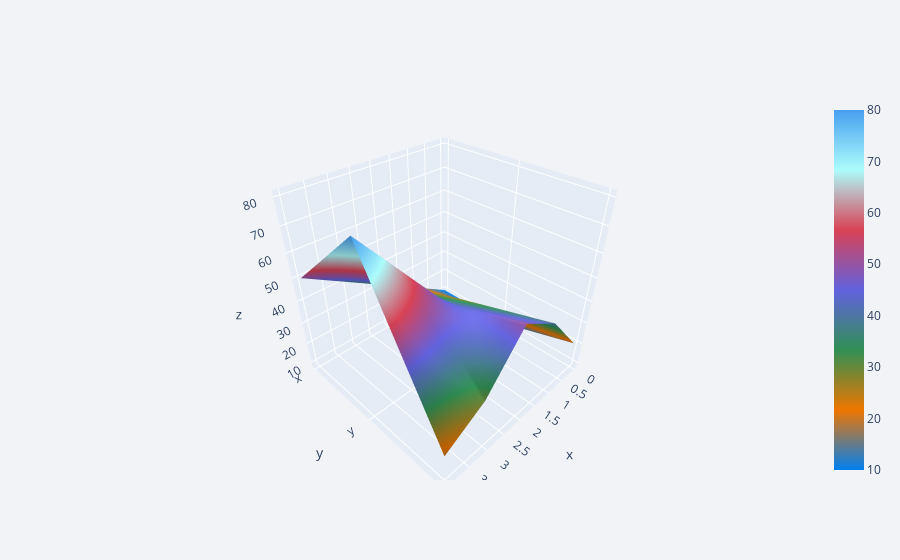

The notebook cell this image was saved under:
### Code cell
df2.iplot(kind="surface")

### Figure 1 — Plotly figure (JSON) as saved in the notebook; plotly's stock layout.template omitted (floating-point values rounded to 4 significant figures)
{"data": [{"colorscale": [[0, "rgb(0, 128, 240)"], [0.1667, "rgb(238, 118, 0)"], [0.3333, "rgb(48, 144, 84)"], [0.5, "rgb(98, 98, 222)"], [0.6667, "rgb(217, 66, 85)"], [0.8333, "rgb(173, 252, 252)"], [1, "rgb(70, 160, 240)"]], "type": "surface", "x": [0, 1, 2, 3, 4], "y": ["x", "y", "z"], "z": [[10, 20, 30, 40, 50], [10, 30, 40, 60, 80], [20, 40, 50, 30, 20]]}], "layout": {"legend": {"bgcolor": "#F2F3F7", "font": {"color": "#505050"}}, "paper_bgcolor": "#F2F3F7", "plot_bgcolor": "#F2F3F7", "title": {"font": {"color": "#484848"}}, "xaxis": {"gridcolor": "#E1E5ED", "showgrid": true, "tickfont": {"color": "#505050"}, "title": {"font": {"color": "#505050"}, "text": ""}, "zerolinecolor": "#E1E5ED"}, "yaxis": {"gridcolor": "#E1E5ED", "showgrid": true, "tickfont": {"color": "#505050"}, "title": {"font": {"color": "#505050"}, "text": ""}, "zerolinecolor": "#E1E5ED"}}}
